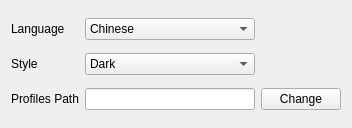
<?xml version="1.0" encoding="UTF-8"?>
<ui version="4.0">
 <class>Settings</class>
 <widget class="QWidget" name="Settings">
  <property name="geometry">
   <rect>
    <x>0</x>
    <y>0</y>
    <width>352</width>
    <height>128</height>
   </rect>
  </property>
  <property name="windowTitle">
   <string>Settings</string>
  </property>
  <layout class="QGridLayout" name="gridLayout">
   <item row="2" column="2">
    <widget class="QPushButton" name="pushButtonProfile">
     <property name="text">
      <string>Change</string>
     </property>
    </widget>
   </item>
   <item row="1" column="1">
    <widget class="QComboBox" name="comboBoxStyle">
     <item>
      <property name="text">
       <string>Dark</string>
      </property>
     </item>
     <item>
      <property name="text">
       <string>Light</string>
      </property>
     </item>
    </widget>
   </item>
   <item row="2" column="1">
    <widget class="QLineEdit" name="lineEditProfiles">
     <property name="readOnly">
      <bool>true</bool>
     </property>
    </widget>
   </item>
   <item row="1" column="0">
    <widget class="QLabel" name="labelStyle">
     <property name="text">
      <string>Style</string>
     </property>
    </widget>
   </item>
   <item row="0" column="1">
    <widget class="QComboBox" name="comboBoxLanguage">
     <item>
      <property name="text">
       <string>Chinese</string>
      </property>
     </item>
     <item>
      <property name="text">
       <string>Chinese Traditional</string>
      </property>
     </item>
     <item>
      <property name="text">
       <string>English</string>
      </property>
     </item>
     <item>
      <property name="text">
       <string>French</string>
      </property>
     </item>
     <item>
      <property name="text">
       <string>German</string>
      </property>
     </item>
     <item>
      <property name="text">
       <string>Italian</string>
      </property>
     </item>
     <item>
      <property name="text">
       <string>Japanese</string>
      </property>
     </item>
     <item>
      <property name="text">
       <string>Korean</string>
      </property>
     </item>
     <item>
      <property name="text">
       <string>Portuguese</string>
      </property>
     </item>
     <item>
      <property name="text">
       <string>Spanish</string>
      </property>
     </item>
    </widget>
   </item>
   <item row="2" column="0">
    <widget class="QLabel" name="labelProfiles">
     <property name="text">
      <string>Profiles Path</string>
     </property>
    </widget>
   </item>
   <item row="0" column="0">
    <widget class="QLabel" name="labelLanguage">
     <property name="text">
      <string>Language</string>
     </property>
    </widget>
   </item>
  </layout>
 </widget>
 <resources/>
 <connections/>
</ui>
